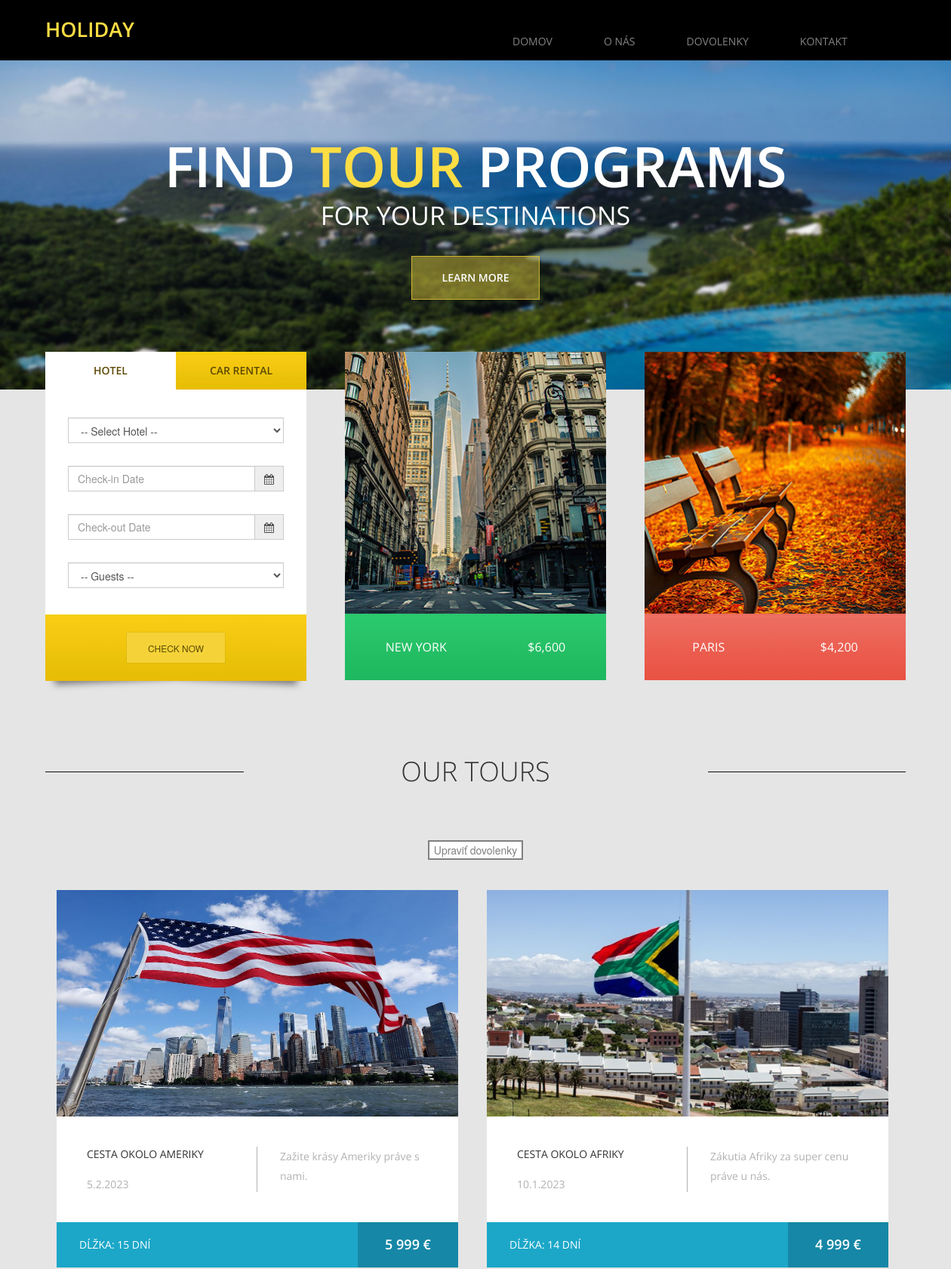
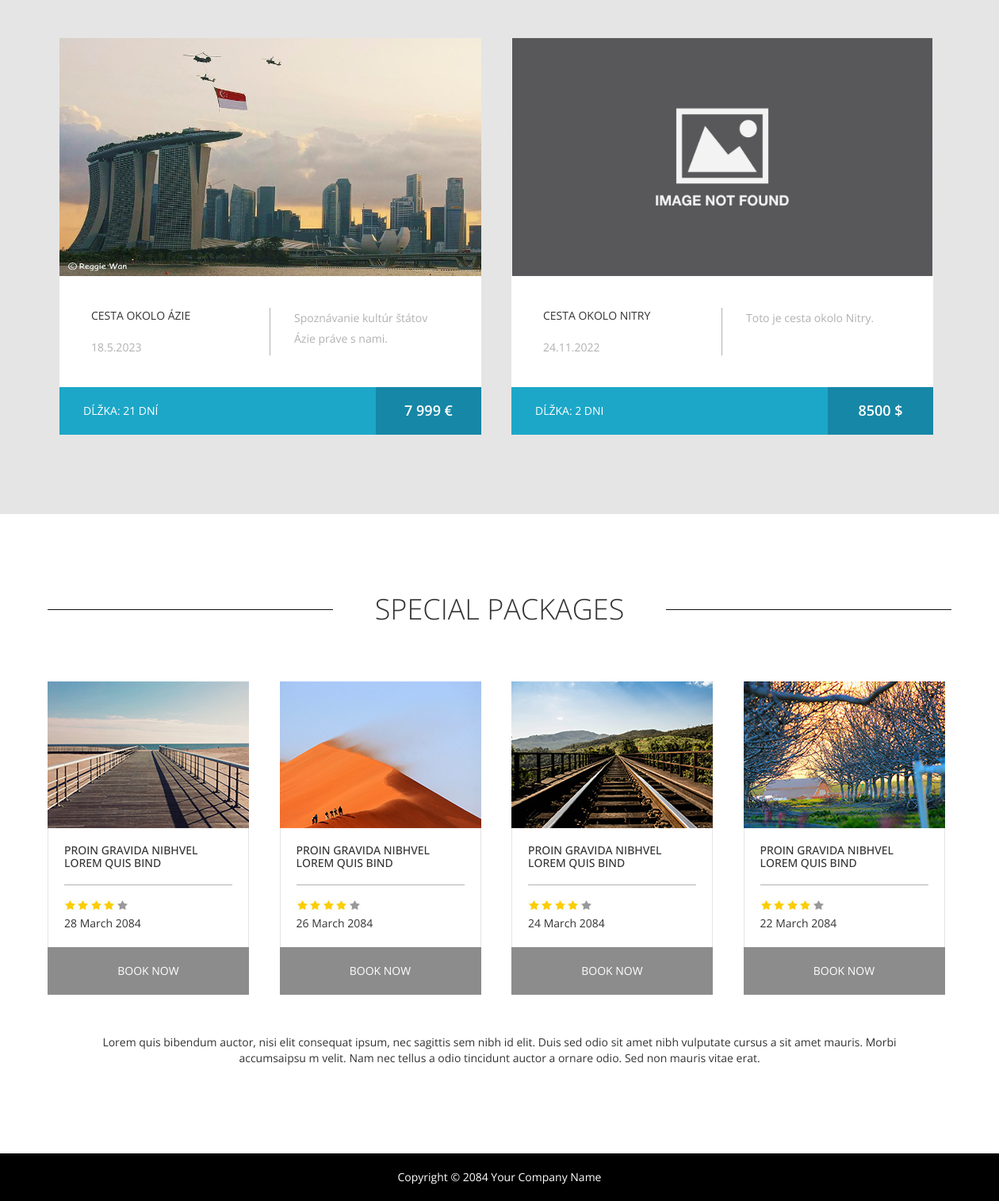
The app's page /tours.php with its own data (2 pictures, top to bottom).
### tables this page shows
CREATE TABLE `menu` (
  `id` int(11) NOT NULL,
  `sys_nazov` varchar(20) NOT NULL,
  `zobrazene_nazov` varchar(20) NOT NULL,
  `cesta` varchar(20) NOT NULL,
  `vytvorene` varchar(30) NOT NULL,
  `upravene` varchar(30) NOT NULL
);

CREATE TABLE `dovolenka` (
  `id` int(11) NOT NULL,
  `dovolenka_nazov` varchar(50) NOT NULL,
  `datum` varchar(30) NOT NULL,
  `dovolenka_popis` varchar(50) NOT NULL,
  `obrazok` varchar(30) NOT NULL,
  `vytvorene` varchar(30) NOT NULL,
  `upravene` varchar(30) NOT NULL
);

CREATE TABLE `dovolenka_atributy` (
  `id` int(11) NOT NULL,
  `atribut_hodnota` varchar(50) NOT NULL,
  `dovolenka_atribut_definicia_id` int(11) NOT NULL,
  `dovolenka_id` int(11) NOT NULL,
  `vytvorene` varchar(30) NOT NULL,
  `upravene` varchar(30) NOT NULL
);

### db.php (called while the page is built, shortened)
<?php
class DB
{
    private $connection;
    public function __construct($host, $dbNazov, $username, $password, $port = '')
    {
        try {
            $this->connection = new \PDO("mysql:host=$host;dbname=$dbNazov;port=$port", $username, $password);
            $this->connection->setAttribute(\PDO::ATTR_ERRMODE, \PDO::ERRMODE_EXCEPTION);
        } catch (\PDOException $e) {
            echo "Connection failed: " . $e->getMessage();
        }
    }
    public function getMenuItems() {
        $menuItems = [];
        $sql = "SELECT * FROM menu";
        try {
            $query = $this->connection->query($sql);
            while ($row = $query->fetch()) {
                $menuItems[] = [
                    'nazov' => $row['zobrazene_nazov'],
                    'url' => $row['cesta']
                ];
            }
            return $menuItems;
        } catch (\PDOException $e) {
            return [];
        }
    }
    public function getDovolenky() {
        $dovolenky = [];
        $sql = "SELECT d.id, d.dovolenka_nazov, d.datum, d.dovolenka_popis, d.obrazok, dad.nazov, da.atribut_hodnota FROM dovolenka as d INNER JOIN dovolenka_atributy AS da ON d.id = da.dovolenka_id
        INNER JOIN dovolenka_atributy_definicia AS dad ON da.dovolenka_atribut_definicia_id = dad.id";
        try {
            $query = $this->connection->query($sql);
            while ($row = $query->fetch(\PDO::FETCH_ASSOC)) {
                if (isset($dovolenky[$row['dovolenka_nazov']])) {
                    $dovolenky[$row['dovolenka_nazov']]['atributy'][] = [
                        'atribut_nazov' => $row['nazov'],
                        'atribut_hodnota' => $row['atribut_hodnota']
                    ];
                } else {
                    $dovolenky[$row['dovolenka_nazov']] = [
                        'atributy' => [
                            0 => [
                                'atribut_nazov' => $row['nazov'],
                                'atribut_hodnota' => $row['atribut_hodnota'],
                            ]
                        ],
                        'obrazok' => $row['obrazok'],
                        'datum' => $row['datum'],
                        'popis' => $row['dovolenka_popis'],
                        'id' => $row['id'],
                    ];
                }
            }
            return $dovolenky;
        } catch (\PDOException $e) {
            return [];
        }
    }
}

### tours.php (the view, shortened to what this page needs)
<?php
$db = $GLOBALS['db'];
$menu = $db->getMenuItems();
$dovolenky = $db->getDovolenky();
?>
<!DOCTYPE html>
<html lang="en">
<head>
  <link href="css/font-awesome.min.css" rel="stylesheet">
  <link href="css/bootstrap.min.css" rel="stylesheet">
  <link href="css/bootstrap-datetimepicker.min.css" rel="stylesheet">
  <link href="css/flexslider.css" rel="stylesheet">
  <link href="css/templatemo-style.css" rel="stylesheet">
  </head>
  <body class="tm-gray-bg">
  	<div class="tm-header">
  		<div class="container">
  			<div class="row">
  				<div class="col-lg-6 col-md-4 col-sm-3 tm-site-name-container">
  					<a href="#" class="tm-site-name">Holiday</a>
  				</div>
	  			<div class="col-lg-6 col-md-8 col-sm-9">
	  				<nav class="tm-nav">
						<ul>
                            <?php
                            foreach ($menu as $item) {
                                echo '<li><a href="'.$item['url'].'">'.$item['nazov'].'</a></li>';
                            }
                            ?>
						</ul>
					</nav>
	  			</div>
  			</div>
  		</div>
  	</div>
	<section class="tm-banner">
		<div class="flexslider flexslider-banner">
		  <ul class="slides">
		    <li>
			    <div class="tm-banner-inner">
					<h1 class="tm-banner-title">Find <span class="tm-yellow-text">Tour</span> Programs</h1>
					<p class="tm-banner-subtitle">For Your Destinations</p>
					<a href="#more" class="tm-banner-link">Learn More</a>
				</div>
		      <img src="img/banner-2.jpg" />
		    </li>
		  </ul>
		</div>
	</section>
	<section class="container tm-home-section-1" id="more">
		<div class="row">
			<div class="col-lg-4 col-md-4 col-sm-6">
				<div class="tm-home-box-1">
					<ul class="nav nav-tabs tm-white-bg" role="tablist" id="hotelCarTabs">
					    <li role="presentation" class="active">
					    	<a href="#hotel" aria-controls="hotel" role="tab" data-toggle="tab">Hotel</a>
					    </li>
					    <li role="presentation">
					    	<a href="#car" aria-controls="car" role="tab" data-toggle="tab">Car Rental</a>
					    </li>
					</ul>
					<div class="tab-content">
					    <div role="tabpanel" class="tab-pane fade in active tm-white-bg" id="hotel">
					    	<div class="tm-search-box effect2">
								<form action="#" method="post" class="hotel-search-form">
									<div class="tm-form-inner">
										<div class="form-group">
							            	 <select class="form-control">
							            	 	<option value="">-- Select Hotel -- </option>
											</select>
							          	</div>
							          	<div class="form-group">
							                <div class='input-group date' id='datetimepicker1'>
							                    <input type='text' class="form-control" placeholder="Check-in Date" />
							                    <span class="input-group-addon">
							                        <span class="fa fa-calendar"></span>
							                    </span>
							                </div>
							            </div>
							          	<div class="form-group">
							                <div class='input-group date' id='datetimepicker2'>
							                    <input type='text' class="form-control" placeholder="Check-out Date" />
							                    <span class="input-group-addon">
							                        <span class="fa fa-calendar"></span>
							                    </span>
							                </div>
							            </div>
							            <div class="form-group margin-bottom-0">
							                <select class="form-control">
							            	 	<option value="">-- Guests -- </option>
											</select>
							            </div>
									</div>
						            <div class="form-group tm-yellow-gradient-bg text-center">
						            	<button type="submit" name="submit" class="tm-yellow-btn">Check Now</button>
						            </div>
								</form>
							</div>
					    </div>
					</div>
				</div>
			</div>
			<div class="col-lg-4 col-md-4 col-sm-6">
				<div class="tm-home-box-1 tm-home-box-1-2 tm-home-box-1-center">
					<img src="img/index-01.jpg" alt="image" class="img-responsive">
					<a href="#">
						<div class="tm-green-gradient-bg tm-city-price-container">
							<span>New York</span>
							<span>$6,600</span>
						</div>
					</a>
				</div>
			</div>
			<div class="col-lg-4 col-md-4 col-sm-6">
				<div class="tm-home-box-1 tm-home-box-1-2 tm-home-box-1-right">
					<img src="img/index-02.jpg" alt="image" class="img-responsive">
					<a href="#">
						<div class="tm-red-gradient-bg tm-city-price-container">
							<span>Paris</span>
							<span>$4,200</span>
						</div>
					</a>
				</div>
			</div>
		</div>
		<div class="section-margin-top">
			<div class="row">
				<div class="tm-section-header">
					<div class="col-lg-3 col-md-3 col-sm-3"><hr></div>
					<div class="col-lg-6 col-md-6 col-sm-6"><h2 class="tm-section-title">Our Tours</h2></div>
					<div class="col-lg-3 col-md-3 col-sm-3"><hr></div>
				</div>
			</div>
            <div class="center">
                <button onclick="location.href='admin.php'">Upraviť dovolenky</button>
            </div>
                <?php
                foreach ($dovolenky as $dovolenkyNazov => $dovolenkyHodnota) {
                ?>
				<div class="col-lg-6 col-md-6 col-sm-6 col-xs-12">
					<div class="tm-tours-box-1">
                        <?php
                        echo '<img class="box" src="img/'.$dovolenkyHodnota['obrazok'].'" onerror="this.src=\'img/altimage.jpg\'" >';
                        ?>
						<div class="tm-tours-box-1-info">
							<div class="tm-tours-box-1-info-left">
								<p class="text-uppercase margin-bottom-20"><?php echo $dovolenkyNazov; ?></p>
								<p class="gray-text"><?php echo $dovolenkyHodnota['datum'] ?></p>
							</div>
							<div class="tm-tours-box-1-info-right">
								<p class="gray-text tours-1-description"><?php echo $dovolenkyHodnota['popis'] ?></p>
							</div>
						</div>
						<div class="tm-tours-box-1-link">
							<div class="tm-tours-box-1-link-left">
								<?php
                                foreach ($dovolenkyHodnota['atributy'] as $atribut) {
                                    if($atribut['atribut_nazov'] === 'dlzka') {
                                        echo '<p> Dĺžka: '.$atribut['atribut_hodnota'];
                                    }
                                }
                                ?>
							</div>
							<a href="#" class="tm-tours-box-1-link-right">
                                <?php
                                foreach ($dovolenkyHodnota['atributy'] as $atribut) {
                                    if($atribut['atribut_nazov'] === 'cena') {
                                        echo $atribut['atribut_hodnota'];
                                    }
                                }
                                ?>
							</a>
						</div>
					</div>
				</div>
                <?php
                }
                ?>
			</div>
	</section>
	<section class="tm-white-bg section-padding-bottom">
		<div class="container">
			<div class="row">
				<div class="tm-section-header section-margin-top">
					<div class="col-lg-4 col-md-3 col-sm-3"><hr></div>
					<div class="col-lg-4 col-md-6 col-sm-6"><h2 class="tm-section-title">Special Packages</h2></div>
					<div class="col-lg-4 col-md-3 col-sm-3"><hr></div>
				</div>
			</div>
			<div class="row">
				<div class="col-lg-3 col-md-3 col-sm-6 col-xs-6 col-xxs-12">
					<div class="tm-tours-box-2">
						<img src="img/index-03.jpg" alt="image" class="img-responsive">
						<div class="tm-tours-box-2-info">
							<h3 class="margin-bottom-15">Proin Gravida Nibhvel Lorem Quis Bind</h3>
							<img src="img/rating.png" alt="image" class="margin-bottom-5">
							<p>28 March 2084</p>
						</div>
						<a href="#" class="tm-tours-box-2-link">Book Now</a>
					</div>
				</div>
				<div class="col-lg-3 col-md-3 col-sm-6 col-xs-6 col-xxs-12">
					<div class="tm-tours-box-2">
						<img src="img/index-04.jpg" alt="image" class="img-responsive">
						<div class="tm-tours-box-2-info">
							<h3 class="margin-bottom-15">Proin Gravida Nibhvel Lorem Quis Bind</h3>
							<img src="img/rating.png" alt="image" class="margin-bottom-5">
							<p>26 March 2084</p>
						</div>
						<a href="#" class="tm-tours-box-2-link">Book Now</a>
					</div>
				</div>
				<div class="col-lg-3 col-md-3 col-sm-6 col-xs-6 col-xxs-12">
					<div class="tm-tours-box-2">
						<img src="img/index-05.jpg" alt="image" class="img-responsive">
						<div class="tm-tours-box-2-info">
							<h3 class="margin-bottom-15">Proin Gravida Nibhvel Lorem Quis Bind</h3>
							<img src="img/rating.png" alt="image" class="margin-bottom-5">
							<p>24 March 2084</p>
						</div>
						<a href="#" class="tm-tours-box-2-link">Book Now</a>
					</div>
				</div>
				<div class="col-lg-3 col-md-3 col-sm-6 col-xs-6 col-xxs-12">
					<div class="tm-tours-box-2">
						<img src="img/index-06.jpg" alt="image" class="img-responsive">
						<div class="tm-tours-box-2-info">
							<h3 class="margin-bottom-15">Proin Gravida Nibhvel Lorem Quis Bind</h3>
							<img src="img/rating.png" alt="image" class="margin-bottom-5">
							<p>22 March 2084</p>
						</div>
						<a href="#" class="tm-tours-box-2-link">Book Now</a>
					</div>
				</div>
			</div>
			<div class="row">
				<div class="col-lg-12">
					<p class="home-description">Lorem quis bibendum auctor, nisi elit consequat ipsum, nec sagittis sem nibh id elit. Duis sed odio sit amet nibh vulputate cursus a sit amet mauris.
					Morbi accumsaipsu m velit. Nam nec tellus a odio tincidunt auctor a ornare odio. Sed non mauris vitae erat.
					</p>
				</div>
			</div>
		</div>
	</section>
	<footer class="tm-black-bg">
		<div class="container">
			<div class="row">
				<p class="tm-copyright-text">Copyright &copy; 2084 Your Company Name</p>
			</div>
		</div>
	</footer>
 </body>
 </html>

### css/flexslider.css (style rules this page uses)
.slides, .slides > li, .flex-control-nav, .flex-direction-nav { margin: 0; padding: 0; list-style: none; }
.flexslider { margin: 0; padding: 0; }
.flexslider .slides > li { display: none; -webkit-backface-visibility: hidden; }
.flexslider .slides img { width: 100%; display: block; }
.flexslider .slides:after { content: "\0020"; display: block; clear: both; visibility: hidden; line-height: 0; height: 0; }
.flexslider { margin: 0 0 60px; background: #ffffff; border: 4px solid #ffffff; position: relative; zoom: 1; -webkit-border-radius: 4px; -moz-border-radius: 4px; border-radius: 4px; -webkit-box-shadow: '' 0 1px 4px rgba(0, 0, 0, 0.2); -moz-box-shadow: '' 0 1px 4px rgba(0, 0, 0, 0.2); -o-box-shadow: '' 0 1px 4px rgba(0, 0, 0, 0.2); box-shadow: '' 0 1px 4px rgba(0, 0, 0, 0.2); }
.flexslider .slides { zoom: 1; }
.flexslider .slides img { height: auto; }

### tours.php (style rules this page uses)
.center { display: flex; justify-content: center; align-items: center; padding-bottom: 40px; }
button { background-color: white; border: 2px solid gray; color: gray; }
.box { width: 100%; height: 300px; }

### records on screen
menu: zobrazene_nazov "DOMOV"
menu: zobrazene_nazov "O NÁS"
menu: zobrazene_nazov "DOVOLENKY"
menu: zobrazene_nazov "KONTAKT"
dovolenka: dovolenka_atributy.atribut_hodnota "15 DNÍ", dovolenka_atributy.atribut_hodnota "5 999 €"
dovolenka: dovolenka_atributy.atribut_hodnota "14 DNÍ", dovolenka_atributy.atribut_hodnota "4 999 €"
dovolenka: dovolenka_atributy.atribut_hodnota "21 DNÍ", dovolenka_atributy.atribut_hodnota "7 999 €"
dovolenka: dovolenka_atributy.atribut_hodnota "2 DNI", dovolenka_atributy.atribut_hodnota "8500 $"

### other values on screen
$dovolenkyNazov "CESTA OKOLO AMERIKY"
$dovolenkyHodnota['datum'] "5.2.2023"
$dovolenkyHodnota['popis'] "Zažite krásy Ameriky práve s nami."
$dovolenkyNazov "CESTA OKOLO AFRIKY"
$dovolenkyHodnota['datum'] "10.1.2023"
$dovolenkyHodnota['popis'] "Zákutia Afriky za super cenu práve u nás."
$dovolenkyNazov "CESTA OKOLO ÁZIE"
$dovolenkyHodnota['datum'] "18.5.2023"
$dovolenkyHodnota['popis'] "Spoznávanie kultúr štátov Ázie práve s nami."
$dovolenkyNazov "CESTA OKOLO NITRY"
$dovolenkyHodnota['datum'] "24.11.2022"
$dovolenkyHodnota['popis'] "Toto je cesta okolo Nitry."
